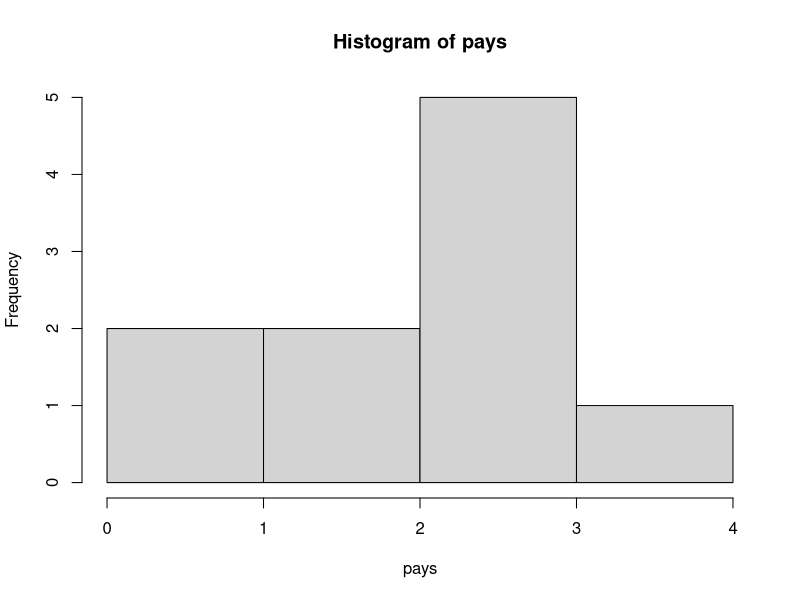
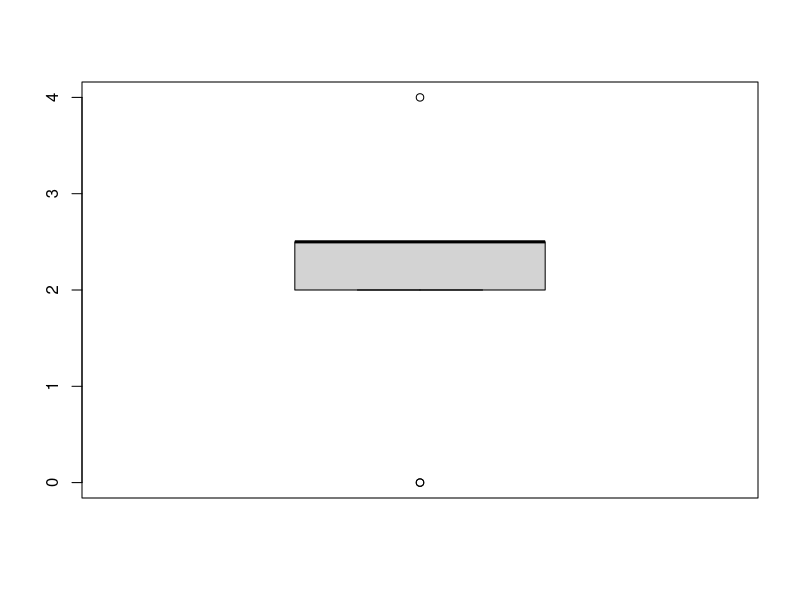

Generate these figures, in order, with R:
Reel <- c(rep(1, 7),rep(2, 5),rep(3, 3),rep(4, 6),rep(5, 9),rep(6, 20))
Payout <- c(2,2.5,8,4,2.5,0)

store <- rep(NA, 10000)

for(i in 0:10000-1){
  store[i] <- sample(Reel,1, replace = TRUE)
}

#count the number of occurences 

counts <- c(sum(store == 1), sum(store == 2), sum(store == 3), sum(store == 4), sum(store == 5), sum(store == 6))
probs <- counts/10000
probss <- c(7,5,3,6,9,20)/50
Payouts <- rep(NA, 10000)
for(i in 0:10000-1){
  Payouts[i] <- Payout[store[i]]
}
mean(Payouts)

#Play 10 games

pays <- rep(NA,10)
for(i in 1:10){
  pays[i] <- Payout[sample(Reel,1)]
}

hist(pays)
boxplot(pays)

mean(pays)
